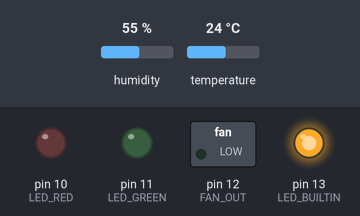
The sketch below on a simulated Arduino Uno, built for the host (arithmetic inside an expression is 32-bit, double 64-bit). Shown: switched loads named in the sketch (green lamp = pin HIGH), output pins drawn as LEDs (lit = HIGH). Inputs (shaded band) come from the test bench; at power-on: humidity 55 %, temperature 24 °C.

Above: at 0.1 s.
At 0.6 s:
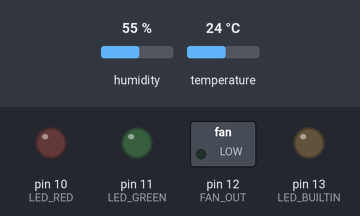
At 62.2 s:
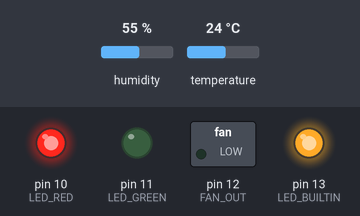
At 124.8 s:
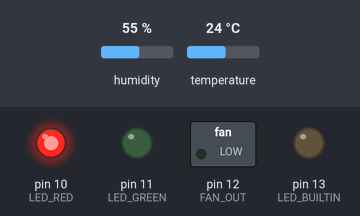
Timing chart, 0 to 126.3 s (numbered marks = the images above):
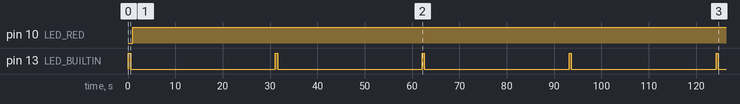

Measured:
- by itself, pin 10 (LED_RED): LOW → HIGH at 1.0 s
- by itself, pin 13 (LED_BUILTIN): alternates HIGH for 0.50 s and LOW for 30.5 s

The sketch:

controller.ino
```cpp
#include <Adafruit_Si7021.h>
#include <math.h>

const bool DEBUG              = false;

const int FAN_OUT             = 12;
const int LED_GREEN           = 11;
const int LED_RED             = 10;

      int FAN_SPEED           = 100;
const int FAN_SCALE           = 50;
const int FAN_OFF             = 0;
const int FAN_MIN             = 100;
const int FAN_MAX             = 250;

      double TEMPERATURE      = 0;
const double TEMPERATURE_MIN  = 25;
const double TEMPERATURE_MAX  = 30;

      double HUMIDITY         = 0;
const double HUMIDITY_MIN     = 50;
const double HUMIDITY_MAX     = 75;

      double VPD              = 0;
const double VPD_MIN          = 0.4;
const double VPD_MAX          = 1.4;

Adafruit_Si7021 sensor        = Adafruit_Si7021();

void setup() {
  pinMode(LED_BUILTIN, OUTPUT);
  pinMode(LED_GREEN, OUTPUT);
  pinMode(LED_RED, OUTPUT);
  pinMode(FAN_OUT, OUTPUT);

  digitalWrite(LED_BUILTIN, LOW);
  digitalWrite(LED_GREEN, LOW);
  digitalWrite(LED_RED, LOW);
  analogWrite(FAN_OUT, 0);

  Serial.begin(115200);

  if (DEBUG) {
    while (!Serial) {
      digitalWrite(LED_BUILTIN, HIGH);
      digitalWrite(LED_GREEN, HIGH);
      digitalWrite(LED_RED, HIGH);
      delay(500);
      digitalWrite(LED_BUILTIN, LOW);
      digitalWrite(LED_GREEN, LOW);
      digitalWrite(LED_RED, LOW);
      delay(500);
    }
  }

  while (!sensor.begin()) {
    digitalWrite(LED_RED, LOW);
    digitalWrite(LED_BUILTIN, HIGH);
    delay(50);
    digitalWrite(LED_BUILTIN, LOW);
    digitalWrite(LED_GREEN, HIGH);
    delay(50);
    digitalWrite(LED_GREEN, LOW);
    digitalWrite(LED_RED, HIGH);
    delay(50);
  }

  if (DEBUG) {
    Serial.print("Using Adafruit Si7021 sensor");
    Serial.print(" Rev(");
    Serial.print(sensor.getRevision());
    Serial.print(")");
    Serial.print(" Serial #"); Serial.print(sensor.sernum_a, HEX); Serial.println(sensor.sernum_b, HEX);
  }
}

void loop() {
  TEMPERATURE = sensor.readTemperature();
  HUMIDITY = sensor.readHumidity();
  VPD = vpd();

  if (DEBUG) {
    Serial.print("\n\nTemperature: ");
    Serial.print(TEMPERATURE);
    Serial.print("ºC");
    Serial.print("\nHumidity: ");
    Serial.print(HUMIDITY);
    Serial.print("%");
    Serial.print("\nVPD: ");
    Serial.print(VPD);
    Serial.print("\nFan: ");
    Serial.print(FAN_SPEED);
  }

  digitalWrite(LED_BUILTIN, HIGH);
  delay(500);
  digitalWrite(LED_BUILTIN, LOW);
  delay(500);

  if (normal()) {
    happy();
  } else {
    sad();
  }
}

void happy() {
  digitalWrite(LED_BUILTIN, LOW);
  digitalWrite(LED_RED, LOW);
  digitalWrite(LED_GREEN, HIGH);

  decrease_speed();
  analogWrite(FAN_OUT, FAN_SPEED);

  int total = 0;
  while (total <= 60000) {
    digitalWrite(LED_GREEN, HIGH);
    delay(4000);
    digitalWrite(LED_GREEN, LOW);
    delay(1000);
    total += 5000;
  }
}

void sad() {
  digitalWrite(LED_GREEN, LOW);
  digitalWrite(LED_RED, LOW);
  digitalWrite(LED_BUILTIN, LOW);

  if (!vpd_normal()) {
    digitalWrite(LED_BUILTIN, HIGH);
  }
  if (!h_normal()) {
    digitalWrite(LED_GREEN, HIGH);
  }
  if (!t_normal()) {
    digitalWrite(LED_RED, HIGH);
  }
  if (t_above()) {
    increase_speed();
    if (h_below()) {
      FAN_SPEED = FAN_MAX;
    }
  } else if (t_below()) {
    decrease_speed();
    if (h_below()) {
      FAN_SPEED = FAN_OFF;
    }
  } else {
    if (h_above()) {
      increase_speed();
    } else if (h_below()) {
      FAN_SPEED = FAN_MIN;
    }
  }

  analogWrite(FAN_OUT, FAN_SPEED);
  delay(30000);
}

int increase_speed() {
  FAN_SPEED = min(FAN_MAX, FAN_SPEED + FAN_SCALE);
}

int decrease_speed() {
  FAN_SPEED = max(FAN_MIN, FAN_SPEED - FAN_SCALE);
}

bool normal() {
  return ((t_normal() && h_normal()) && vpd_normal());
}

bool t_normal() {
  if (t_above() || t_below()) {
    return false;
  }
  return true;
}

bool t_above() {
  if (TEMPERATURE > TEMPERATURE_MAX) {
    return true;
  }
  return false;
}

bool t_below() {
  if (TEMPERATURE < TEMPERATURE_MIN) {
    return true;
  }
  return false;
}

bool h_normal() {
  if (h_above() || h_below()) {
    return false;
  }
  return true;
}

bool h_above() {
  if (HUMIDITY > HUMIDITY_MAX) {
    return true;
  }
  return false;
}

bool h_below() {
  if (HUMIDITY < HUMIDITY_MIN) {
    return true;
  }
  return false;
}

  // Temperature (Celsius)
  // Relative Humidity (%)
double vpd() {
  double TEMP_LEAF = TEMPERATURE - 1.5;
  double VPconst = 0.6107;
  double VPsat = VPconst * pow(10, ((7.5 * TEMP_LEAF) / (273.15 + TEMP_LEAF)));
  double VPair = VPconst * (HUMIDITY / 100) * pow(10, ((7.5 * TEMPERATURE) / (273.15 + TEMPERATURE)));
  return (VPsat - VPair);
}

bool vpd_normal() {
  if (vpd_above() || vpd_below()) {
    return false;
  }
  return true;
}

bool vpd_above() {
  if (VPD > VPD_MAX) {
    return true;
  }
  return false;
}

bool vpd_below() {
  if (VPD < VPD_MIN) {
    return true;
  }
  return false;
}
```
